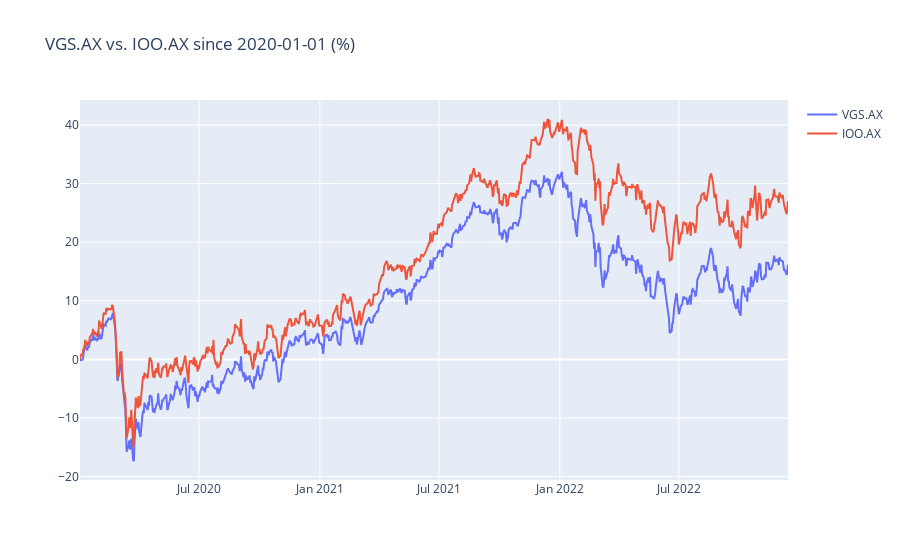

Notebook cell for this chart:
### Markdown cell above
### Performance Benchmark

### Code cell
bench_share_1 = (share_1["Close"] / share_1.iloc[0]["Close"] - 1) * 100
bench_share_2 = (share_2["Close"] / share_2.iloc[0]["Close"] - 1) * 100

print(ticker_1, "has gained", str(round(bench_share_1.iloc[-1], 2)) + "%", "since", start_date)
print(ticker_2, "has gained", str(round(bench_share_2.iloc[-1], 2)) + "%", "since", start_date)

performance_bench_chart = go.Figure()
performance_bench_chart.add_trace(go.Scatter(x = share_1.index, y = bench_share_1, name = ticker_1))
performance_bench_chart.add_trace(go.Scatter(x = bench_share_2.index, y = bench_share_2, name = ticker_2))
performance_bench_chart.update_layout(title = ticker_1 + " vs. " + ticker_2 + " since " + start_date + " (%)")
performance_bench_chart.show()

### Figure 1 — Plotly figure (JSON) as saved in the notebook; plotly's stock layout.template omitted (floating-point values rounded to 4 significant figures; data arrays with more than 128 entries replaced by an {"elided": "..."} marker saying what was removed)
{"data": [{"name": "VGS.AX", "type": "scatter", "x": {"elided": "750 str values"}, "y": {"elided": "750 float values"}}, {"name": "IOO.AX", "type": "scatter", "x": {"elided": "750 str values"}, "y": {"elided": "750 float values"}}], "layout": {"title": {"text": "VGS.AX vs. IOO.AX since 2020-01-01 (%)"}}}
